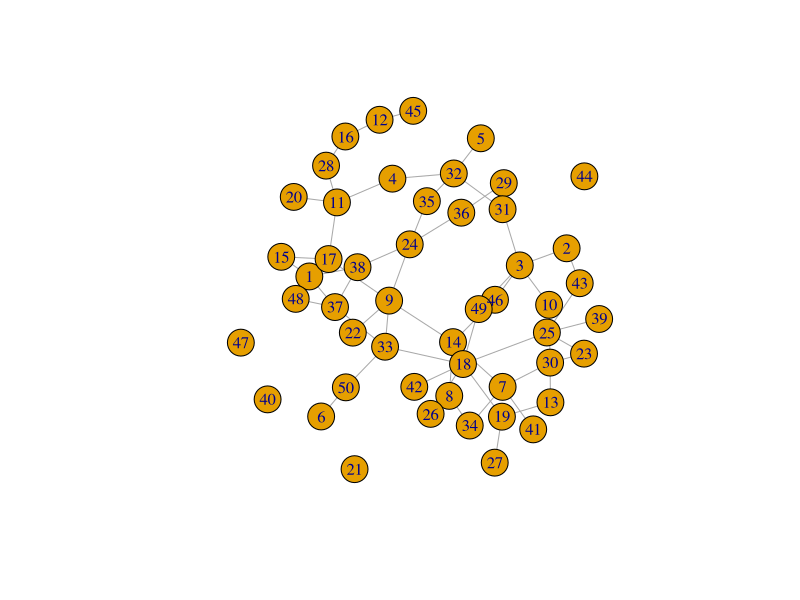
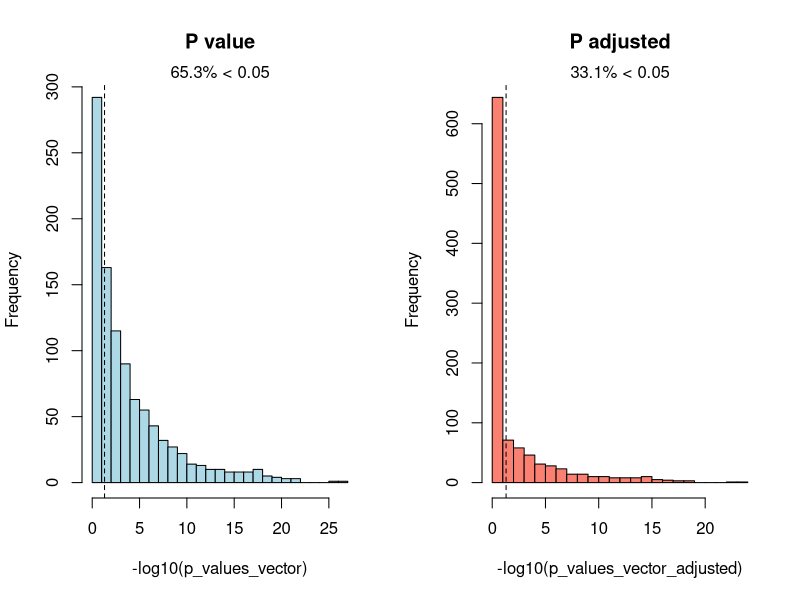

The R source for these figures, in order:
#install.packages("igraph")
library("igraph")

oberved_net <- erdos.renyi.game(n=50, p.or.m = 60, type=c("gnm"), directed = FALSE, loops = FALSE)
oberved_net_lengths <- distances(oberved_net)[lower.tri(distances(oberved_net))]
plot(oberved_net)
mean(oberved_net_lengths)
oberved_net_lengths[!is.finite(oberved_net_lengths)] <- NA
mean(oberved_net_lengths, na.rm=TRUE)

number_of_random_networks = 1000
number_of_nodes_in_random_networks = 50
number_of_edges_in_random_networks = 60
p_values_vector <- c()
for (i in 1:number_of_random_networks) {
  print(paste0(i*100/number_of_random_networks, "%"))
  random_net <- erdos.renyi.game(n=number_of_nodes_in_random_networks, p.or.m = number_of_edges_in_random_networks, type=c("gnm"), directed = FALSE, loops = FALSE)
  random_net_lengths <- distances(random_net)[lower.tri(distances(random_net))]
  mean(random_net_lengths)
  random_net_lengths[!is.finite(random_net_lengths)] <- NA
  p_values_vector[i] <- c(wilcox.test(oberved_net_lengths, random_net_lengths)$p.value)
}
par(mfrow=c(1,2))
hist(-log10(p_values_vector), breaks = 30, col="lightblue", main = "P value"); abline(v=-log10(0.05), col="black", lwd=1, lty=2); mtext(paste0((length(p_values_vector[p_values_vector<0.05])/number_of_random_networks)*100, "% < 0.05"), side=3)
print(paste0(length(p_values_vector[p_values_vector<0.05]), " out of ", number_of_random_networks, " (", (length(p_values_vector[p_values_vector<0.05])/number_of_random_networks)*100, "%)"," are significant to 0.05 level"))

p_values_vector_adjusted <- p.adjust(p = p_values_vector)
hist(-log10(p_values_vector_adjusted), breaks = 30, col="salmon", main = "P adjusted"); abline(v=-log10(0.05), col="black", lwd=1, lty=2); mtext(paste0((length(p_values_vector_adjusted[p_values_vector_adjusted<0.05])/number_of_random_networks)*100, "% < 0.05"), side=3)
print(paste0(length(p_values_vector_adjusted[p_values_vector_adjusted<0.05]), " out of ", number_of_random_networks, " (", (length(p_values_vector_adjusted[p_values_vector_adjusted<0.05])/number_of_random_networks)*100, "%)"," are significant to 0.05 level after adjusting"))

